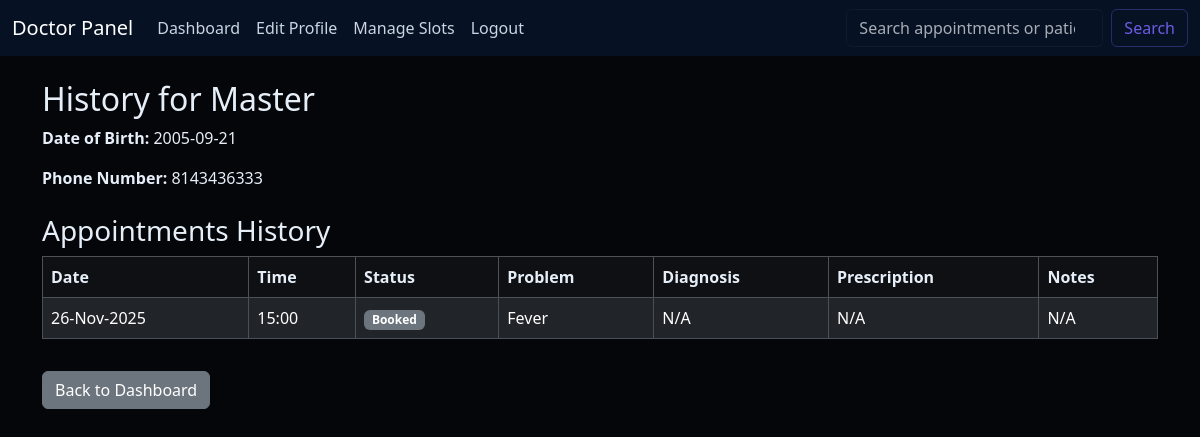
Screenshot of /doctor/patient/2/history (signed in) with the database file from the repository.
### models.py (models this page shows)
class User(UserMixin, db.Model):
    id = db.Column(db.Integer, primary_key=True)
    username = db.Column(db.String(50), unique=True, nullable=False)
    name = db.Column(db.String(50), nullable=False)
    email = db.Column(db.String(50), unique=True, nullable=False)
    password = db.Column(db.String(200), nullable=False)  # hashed passwords are long
    role = db.Column(db.String(20), nullable=False)  # Admin / Doctor / Patient
    doctor_profile = db.relationship('Doctor', backref='user', uselist=False)
    patient_profile = db.relationship('Patient', backref='user', uselist=False)

class Patient(db.Model):
    id = db.Column(db.Integer, primary_key=True)
    user_id = db.Column(db.Integer, db.ForeignKey('user.id'), nullable=False, unique=True)
    dob = db.Column(db.Date, nullable=False)
    phone_number = db.Column(db.String(15), nullable=False)
    appointments = db.relationship('Appointment', backref='patient', lazy=True)

class Appointment(db.Model):
    id = db.Column(db.Integer, primary_key=True)
    doctor_id = db.Column(db.Integer, db.ForeignKey('doctor.id'), nullable=False)
    patient_id = db.Column(db.Integer, db.ForeignKey('patient.id'), nullable=False)
    date = db.Column(db.Date, nullable=False)
    time = db.Column(db.Time, nullable=False)
    problem = db.Column(db.String(300), nullable=True)
    status = db.Column(db.Enum(AppointmentStatus), default=AppointmentStatus.BOOKED, nullable=False)
    remarks = db.Column(db.Text, nullable=True)
    rating = db.Column(db.Integer, nullable=True)
    treatment = db.relationship('Treatment', backref='appointment', uselist=False)

### routes/doctor.py (the view)
@doctor_bp.route('/patient/<int:patient_id>/history')
@login_required
def patient_history(patient_id):
    if current_user.role != 'Doctor':
        flash("Access denied.", "danger")
        return redirect(url_for('login'))
    patient = Patient.query.get_or_404(patient_id)
    appointments = Appointment.query.filter_by(
        patient_id=patient.id,
        doctor_id=current_user.doctor_profile.id
    ).order_by(Appointment.date.desc(), Appointment.time.desc()).all()
    return render_template(
        'doctor/patient_history.html',
        patient=patient,
        appointments=appointments
    )

### app.py (called while the page is built)
@login_manager.user_loader
def load_user(user_id):
    return User.query.get(int(user_id))

### templates/doctor/patient_history.html (shortened to what this page needs)
{% extends "doctor/doctor_base.html" %}
{% block content %}
<h2 class="mt-4">History for {{ patient.user.name }}</h2>
<p><strong>Date of Birth:</strong> {{ patient.dob.strftime('%Y-%m-%d') }}</p>
<p><strong>Phone Number:</strong> {{ patient.phone_number }}</p>
<h3 class="mt-4">Appointments History</h3>
<div class="table-responsive">
    <table class="table table-bordered">
        <thead class="table-dark">
            <tr>
                <th>Date</th>
                <th>Time</th>
                <th>Status</th>
                <th>Problem</th>
                <th>Diagnosis</th>
                <th>Prescription</th>
                <th>Notes</th>
            </tr>
        </thead>
        <tbody>
            {% for appt in appointments %}
            <tr>
                <td>{{ appt.date.strftime('%d-%b-%Y') }}</td>
                <td>{{ appt.time.strftime('%H:%M') }}</td>
                <td>
                    <span class="badge {% if appt.status.value == 'Completed' %}bg-success{% else %}bg-secondary{% endif %}">
                        {{ appt.status.value }}
                    </span>
                </td>
                <td>{{ appt.problem }}</td>
                <td>{{ appt.treatment.diagnosis if appt.treatment else 'N/A' }}</td>
                <td>{{ appt.treatment.prescription if appt.treatment else 'N/A' }}</td>
                <td>{{ appt.treatment.notes if appt.treatment else 'N/A' }}</td>
            </tr>
            {% else %}
            <tr>
                <td colspan="7">No history found for this patient with you.</td>
            </tr>
            {% endfor %}
        </tbody>
    </table>
</div>
<a href="{{ url_for('doctor.dashboard') }}" class="btn btn-secondary mt-3">Back to Dashboard</a>
{% endblock %}

### static/css/theme.css (style rules this page uses)
:root { --accent: #6c5ce7; --muted: #6b7280; --card-bg: #0f1724; --surface: #0b1220; }
body[data-bs-theme="dark"], body { background-color: #05060a; color: #e6eef8; }
.table thead.table-dark th { background-color: rgba(255,255,255,0.04) !important; color: #e6eef8; }
.table tbody tr td { vertical-align: middle; }
.badge.bg-secondary { background-color: #6b7280; }

### rows the page displays
User: user.name "Master"
Patient: dob "2005-09-21", phone_number "8143436333"
Appointment: date "26-Nov-2025", time "15:00", status.value "Booked", problem "Fever", treatment "N/A"
